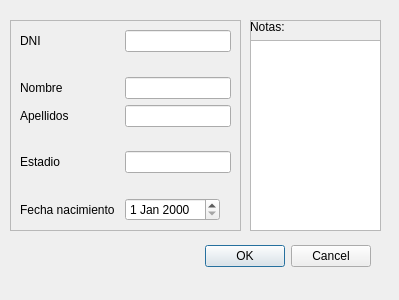
<?xml version="1.0" encoding="UTF-8"?>
<ui version="4.0">
 <class>Dialog</class>
 <widget class="QDialog" name="Dialog">
  <property name="geometry">
   <rect>
    <x>0</x>
    <y>0</y>
    <width>399</width>
    <height>300</height>
   </rect>
  </property>
  <property name="windowTitle">
   <string>Dialog</string>
  </property>
  <widget class="QDialogButtonBox" name="buttonBox">
   <property name="geometry">
    <rect>
     <x>30</x>
     <y>240</y>
     <width>341</width>
     <height>32</height>
    </rect>
   </property>
   <property name="orientation">
    <enum>Qt::Horizontal</enum>
   </property>
   <property name="standardButtons">
    <set>QDialogButtonBox::Cancel|QDialogButtonBox::Ok</set>
   </property>
  </widget>
  <widget class="QFrame" name="frame">
   <property name="geometry">
    <rect>
     <x>10</x>
     <y>20</y>
     <width>231</width>
     <height>211</height>
    </rect>
   </property>
   <property name="frameShape">
    <enum>QFrame::StyledPanel</enum>
   </property>
   <property name="frameShadow">
    <enum>QFrame::Raised</enum>
   </property>
   <widget class="QWidget" name="formLayoutWidget">
    <property name="geometry">
     <rect>
      <x>0</x>
      <y>0</y>
      <width>231</width>
      <height>211</height>
     </rect>
    </property>
    <layout class="QFormLayout" name="formLayout">
     <property name="fieldGrowthPolicy">
      <enum>QFormLayout::FieldsStayAtSizeHint</enum>
     </property>
     <property name="rowWrapPolicy">
      <enum>QFormLayout::WrapLongRows</enum>
     </property>
     <property name="horizontalSpacing">
      <number>10</number>
     </property>
     <property name="leftMargin">
      <number>10</number>
     </property>
     <property name="topMargin">
      <number>10</number>
     </property>
     <property name="rightMargin">
      <number>10</number>
     </property>
     <property name="bottomMargin">
      <number>10</number>
     </property>
     <item row="0" column="0">
      <widget class="QLabel" name="label">
       <property name="text">
        <string>DNI</string>
       </property>
      </widget>
     </item>
     <item row="0" column="1">
      <widget class="QLineEdit" name="dni_field"/>
     </item>
     <item row="2" column="0">
      <widget class="QLabel" name="label_2">
       <property name="text">
        <string>Nombre</string>
       </property>
      </widget>
     </item>
     <item row="2" column="1">
      <widget class="QLineEdit" name="nombre_field"/>
     </item>
     <item row="3" column="0">
      <widget class="QLabel" name="label_3">
       <property name="text">
        <string>Apellidos</string>
       </property>
      </widget>
     </item>
     <item row="3" column="1">
      <widget class="QLineEdit" name="apellidos_field"/>
     </item>
     <item row="5" column="0">
      <widget class="QLabel" name="label_4">
       <property name="text">
        <string>Estadio</string>
       </property>
      </widget>
     </item>
     <item row="5" column="1">
      <widget class="QLineEdit" name="estadio_field"/>
     </item>
     <item row="7" column="0">
      <widget class="QLabel" name="label_5">
       <property name="text">
        <string>Fecha nacimiento</string>
       </property>
      </widget>
     </item>
     <item row="1" column="1">
      <spacer name="verticalSpacer">
       <property name="orientation">
        <enum>Qt::Vertical</enum>
       </property>
       <property name="sizeHint" stdset="0">
        <size>
         <width>20</width>
         <height>10</height>
        </size>
       </property>
      </spacer>
     </item>
     <item row="4" column="1">
      <spacer name="verticalSpacer_2">
       <property name="orientation">
        <enum>Qt::Vertical</enum>
       </property>
       <property name="sizeHint" stdset="0">
        <size>
         <width>20</width>
         <height>10</height>
        </size>
       </property>
      </spacer>
     </item>
     <item row="7" column="1">
      <widget class="QDateEdit" name="nacimiento_field"/>
     </item>
     <item row="6" column="1">
      <spacer name="verticalSpacer_3">
       <property name="orientation">
        <enum>Qt::Vertical</enum>
       </property>
       <property name="sizeHint" stdset="0">
        <size>
         <width>20</width>
         <height>10</height>
        </size>
       </property>
      </spacer>
     </item>
    </layout>
   </widget>
  </widget>
  <widget class="QFrame" name="frame_2">
   <property name="geometry">
    <rect>
     <x>250</x>
     <y>20</y>
     <width>131</width>
     <height>211</height>
    </rect>
   </property>
   <property name="frameShape">
    <enum>QFrame::StyledPanel</enum>
   </property>
   <property name="frameShadow">
    <enum>QFrame::Raised</enum>
   </property>
   <widget class="QWidget" name="formLayoutWidget_2">
    <property name="geometry">
     <rect>
      <x>0</x>
      <y>0</y>
      <width>131</width>
      <height>211</height>
     </rect>
    </property>
    <layout class="QFormLayout" name="formLayout_2">
     <property name="rowWrapPolicy">
      <enum>QFormLayout::WrapAllRows</enum>
     </property>
     <item row="0" column="0">
      <widget class="QLabel" name="label_6">
       <property name="text">
        <string>Notas:</string>
       </property>
      </widget>
     </item>
     <item row="0" column="1">
      <widget class="QTextEdit" name="notas_field"/>
     </item>
    </layout>
   </widget>
  </widget>
 </widget>
 <resources/>
 <connections>
  <connection>
   <sender>buttonBox</sender>
   <signal>accepted()</signal>
   <receiver>Dialog</receiver>
   <slot>accept()</slot>
   <hints>
    <hint type="sourcelabel">
     <x>248</x>
     <y>254</y>
    </hint>
    <hint type="destinationlabel">
     <x>157</x>
     <y>274</y>
    </hint>
   </hints>
  </connection>
  <connection>
   <sender>buttonBox</sender>
   <signal>rejected()</signal>
   <receiver>Dialog</receiver>
   <slot>reject()</slot>
   <hints>
    <hint type="sourcelabel">
     <x>316</x>
     <y>260</y>
    </hint>
    <hint type="destinationlabel">
     <x>286</x>
     <y>274</y>
    </hint>
   </hints>
  </connection>
 </connections>
</ui>
